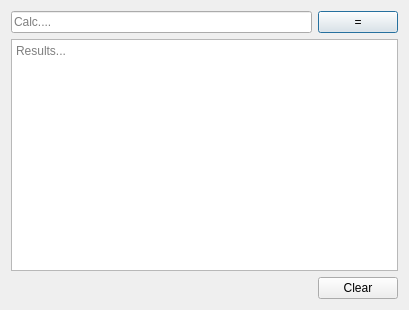
<?xml version="1.0" encoding="UTF-8"?>
<ui version="4.0">
 <class>MainWindow</class>
 <widget class="QMainWindow" name="MainWindow">
  <property name="geometry">
   <rect>
    <x>0</x>
    <y>0</y>
    <width>409</width>
    <height>310</height>
   </rect>
  </property>
  <property name="windowTitle">
   <string>MainWindow</string>
  </property>
  <widget class="QWidget" name="centralWidget">
   <layout class="QVBoxLayout" name="verticalLayout">
    <item>
     <layout class="QHBoxLayout" name="horizontalLayout">
      <item>
       <widget class="QLineEdit" name="calcEdit">
        <property name="placeholderText">
         <string>Calc....</string>
        </property>
        <property name="clearButtonEnabled">
         <bool>true</bool>
        </property>
       </widget>
      </item>
      <item>
       <widget class="QPushButton" name="calcButton">
        <property name="text">
         <string>=</string>
        </property>
        <property name="autoDefault">
         <bool>true</bool>
        </property>
        <property name="default">
         <bool>true</bool>
        </property>
       </widget>
      </item>
     </layout>
    </item>
    <item>
     <widget class="QTextEdit" name="resultsEdit">
      <property name="readOnly">
       <bool>true</bool>
      </property>
      <property name="placeholderText">
       <string>Results...</string>
      </property>
     </widget>
    </item>
    <item>
     <layout class="QHBoxLayout" name="horizontalLayout_2">
      <item>
       <spacer name="horizontalSpacer">
        <property name="orientation">
         <enum>Qt::Horizontal</enum>
        </property>
        <property name="sizeHint" stdset="0">
         <size>
          <width>40</width>
          <height>20</height>
         </size>
        </property>
       </spacer>
      </item>
      <item>
       <widget class="QPushButton" name="clearButton">
        <property name="text">
         <string>Clear</string>
        </property>
       </widget>
      </item>
     </layout>
    </item>
   </layout>
  </widget>
 </widget>
 <layoutdefault spacing="6" margin="11"/>
 <resources/>
 <connections/>
</ui>
